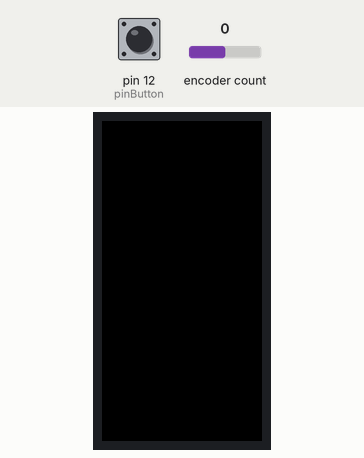
Recording of a sketch running on a simulated Arduino Uno, built with avr-gcc and run on an emulated ATmega328P. On the bench: 160×80 colour display. The inputs (shaded band) are chosen by the test bench; at power-on: encoder count 0, pin 12 (pinButton) HIGH. What the sketch prints to the serial monitor is not drawn.

Above: at 1.4 s.
1.5 s: encoder count set to 1
At 2.7 s:
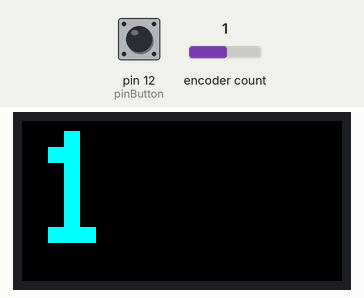
3.0 s: pin 12 (pinButton) pulled LOW for 0.15 s
At 4.2 s:
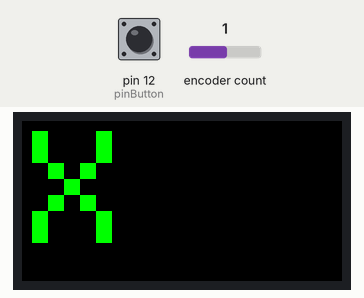
4.6 s: encoder count set to 2
At 5.3 s:
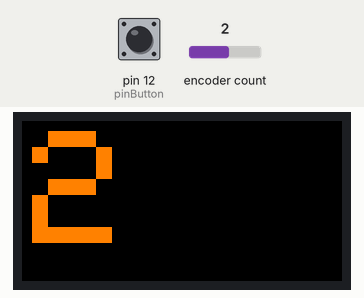
6.1 s: encoder count set to 3
At 6.4 s:
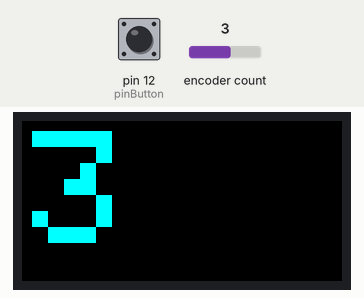
Timing chart, 0 to 8.6 s (numbered marks = the images above; inputs shaded):
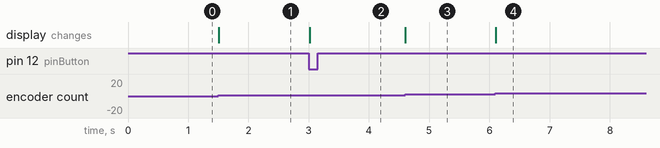

Measured:
- after the input at 1.5 s, the display: changes at once (image 1)
- after the input at 3.0 s, the display: changes at once (image 2)
- after the input at 4.6 s, the display: changes at once (image 3)
- after the input at 6.1 s, the display: changes at once (image 4)

The sketch:

Rotary_Nano.ino
```cpp
// Hardware setup:
// Attach a rotary encoder with output pins to
// * A2 and A3 on Arduino UNO.
// * D5 and D6 on ESP8266 board (e.g. NodeMCU).
// Swap the pins when direction is detected wrong.
// The common contact should be attached to ground.

#include <Arduino.h>
#include <RotaryEncoder.h>
#include <Adafruit_GFX.h>     // Core graphics library
#include <Adafruit_ST7735.h>  // Hardware-specific library
#include <SPI.h>

//#if defined(ARDUINO_AVR_UNO) || defined(ARDUINO_AVR_NANO_EVERY)
// Example for Arduino UNO with input signals on pin 2 and 3
//#define PIN_IN1 6
//#define PIN_IN2 7

//#elif defined(ESP8266)
// Example for ESP8266 NodeMCU with input signals on pin D5 and D6
//#define PIN_IN1 D5
//#define PIN_IN2 D6

//#endif

#define PIN_IN1 6
#define PIN_IN2 7
#define pinButton 12
#define debounce 300

// Setup a RotaryEncoder with 4 steps per latch for the 2 signal input pins:
// RotaryEncoder encoder(PIN_IN1, PIN_IN2, RotaryEncoder::LatchMode::FOUR3);

// Setup a RotaryEncoder with 2 steps per latch for the 2 signal input pins:
RotaryEncoder encoder(PIN_IN1, PIN_IN2, RotaryEncoder::LatchMode::TWO03);

//Arduino Uno/Nano Pins:
//GND = GND
//VCC = 5v
//DC = 8
//RES = 9
//CS = 10
//SDA = 11
//SCL = 13

#define TFT_CS 10
#define TFT_RST 9
#define TFT_DC 8

Adafruit_ST7735 tft = Adafruit_ST7735(TFT_CS, TFT_DC, TFT_RST);

void setup() {
  pinMode(pinButton, INPUT_PULLUP);
  Serial.begin(9600);
  while (!Serial)
    ;
  Serial.println("SimplePollRotator example for the RotaryEncoder library.");

  tft.initR(INITR_MINI160x80);

  tft.invertDisplay(true);

  tft.setRotation(1);
  tft.fillScreen(ST7735_BLACK);
  tft.setTextSize(8);
}


// Read the current position of the encoder and print out when changed.
void loop() {
  static int pos = 0;
  encoder.tick();

  int newPos = encoder.getPosition();
  if (pos != newPos) {
    if (newPos % 2 == 0) {
      Serial.print("pos:");
      Serial.print(newPos / 2);
      Serial.print(" dir:");
      Serial.println((int)(encoder.getDirection()));

      if (newPos / 2 % 2 == 0) {
        tft.setCursor(5, 5);
        tft.setTextColor(ST7735_ORANGE, ST7735_BLACK);
        tft.print(newPos / 2);
      } else {
        tft.setCursor(5, 5);
        tft.setTextColor(ST7735_CYAN, ST7735_BLACK);
        tft.print(newPos / 2);
      }
    }

    pos = newPos;
  }

  if (digitalRead(pinButton) == 0) {
    tft.setCursor(5, 5);
    tft.fillScreen(ST7735_BLACK);
    tft.setTextColor(ST7735_GREEN);
    tft.print("X");
    Serial.println("button");
    delay(debounce);
  }
}
```
